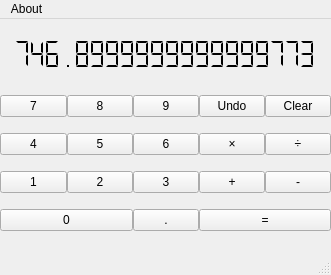
<?xml version="1.0" encoding="UTF-8"?>
<ui version="4.0">
 <class>MainWindow</class>
 <widget class="QMainWindow" name="MainWindow">
  <property name="geometry">
   <rect>
    <x>0</x>
    <y>0</y>
    <width>331</width>
    <height>275</height>
   </rect>
  </property>
  <property name="minimumSize">
   <size>
    <width>331</width>
    <height>275</height>
   </size>
  </property>
  <property name="maximumSize">
   <size>
    <width>541</width>
    <height>275</height>
   </size>
  </property>
  <property name="windowTitle">
   <string>MainWindow</string>
  </property>
  <widget class="QWidget" name="centralwidget">
   <widget class="QWidget" name="gridLayoutWidget">
    <property name="geometry">
     <rect>
      <x>0</x>
      <y>60</y>
      <width>331</width>
      <height>171</height>
     </rect>
    </property>
    <layout class="QGridLayout" name="gridLayout">
     <property name="sizeConstraint">
      <enum>QLayout::SetNoConstraint</enum>
     </property>
     <property name="spacing">
      <number>0</number>
     </property>
     <item row="2" column="0">
      <widget class="QPushButton" name="pushButton_3">
       <property name="focusPolicy">
        <enum>Qt::NoFocus</enum>
       </property>
       <property name="text">
        <string>1</string>
       </property>
      </widget>
     </item>
     <item row="2" column="1">
      <widget class="QPushButton" name="pushButton_4">
       <property name="focusPolicy">
        <enum>Qt::NoFocus</enum>
       </property>
       <property name="text">
        <string>2</string>
       </property>
      </widget>
     </item>
     <item row="0" column="1">
      <widget class="QPushButton" name="pushButton_10">
       <property name="focusPolicy">
        <enum>Qt::NoFocus</enum>
       </property>
       <property name="text">
        <string>8</string>
       </property>
      </widget>
     </item>
     <item row="1" column="0">
      <widget class="QPushButton" name="pushButton_6">
       <property name="focusPolicy">
        <enum>Qt::NoFocus</enum>
       </property>
       <property name="text">
        <string>4</string>
       </property>
      </widget>
     </item>
     <item row="4" column="2">
      <widget class="QPushButton" name="pushButton">
       <property name="focusPolicy">
        <enum>Qt::NoFocus</enum>
       </property>
       <property name="text">
        <string>.</string>
       </property>
       <property name="autoDefault">
        <bool>false</bool>
       </property>
       <property name="default">
        <bool>false</bool>
       </property>
       <property name="flat">
        <bool>false</bool>
       </property>
      </widget>
     </item>
     <item row="2" column="2">
      <widget class="QPushButton" name="pushButton_5">
       <property name="focusPolicy">
        <enum>Qt::NoFocus</enum>
       </property>
       <property name="text">
        <string>3</string>
       </property>
      </widget>
     </item>
     <item row="0" column="0">
      <widget class="QPushButton" name="pushButton_9">
       <property name="focusPolicy">
        <enum>Qt::NoFocus</enum>
       </property>
       <property name="text">
        <string>7</string>
       </property>
      </widget>
     </item>
     <item row="4" column="0" colspan="2">
      <widget class="QPushButton" name="pushButton_2">
       <property name="focusPolicy">
        <enum>Qt::NoFocus</enum>
       </property>
       <property name="text">
        <string>0</string>
       </property>
      </widget>
     </item>
     <item row="1" column="1">
      <widget class="QPushButton" name="pushButton_7">
       <property name="focusPolicy">
        <enum>Qt::NoFocus</enum>
       </property>
       <property name="text">
        <string>5</string>
       </property>
      </widget>
     </item>
     <item row="0" column="2">
      <widget class="QPushButton" name="pushButton_11">
       <property name="focusPolicy">
        <enum>Qt::NoFocus</enum>
       </property>
       <property name="text">
        <string>9</string>
       </property>
      </widget>
     </item>
     <item row="1" column="2">
      <widget class="QPushButton" name="pushButton_8">
       <property name="focusPolicy">
        <enum>Qt::NoFocus</enum>
       </property>
       <property name="text">
        <string>6</string>
       </property>
      </widget>
     </item>
     <item row="4" column="3" colspan="2">
      <widget class="QPushButton" name="pushButton_12">
       <property name="focusPolicy">
        <enum>Qt::NoFocus</enum>
       </property>
       <property name="text">
        <string>=</string>
       </property>
      </widget>
     </item>
     <item row="2" column="3">
      <widget class="QPushButton" name="pushButton_13">
       <property name="focusPolicy">
        <enum>Qt::NoFocus</enum>
       </property>
       <property name="text">
        <string>+</string>
       </property>
      </widget>
     </item>
     <item row="2" column="4">
      <widget class="QPushButton" name="pushButton_14">
       <property name="focusPolicy">
        <enum>Qt::NoFocus</enum>
       </property>
       <property name="text">
        <string>-</string>
       </property>
      </widget>
     </item>
     <item row="1" column="3">
      <widget class="QPushButton" name="pushButton_15">
       <property name="focusPolicy">
        <enum>Qt::NoFocus</enum>
       </property>
       <property name="text">
        <string>×</string>
       </property>
      </widget>
     </item>
     <item row="1" column="4">
      <widget class="QPushButton" name="pushButton_16">
       <property name="focusPolicy">
        <enum>Qt::NoFocus</enum>
       </property>
       <property name="text">
        <string>÷</string>
       </property>
      </widget>
     </item>
     <item row="0" column="3">
      <widget class="QPushButton" name="pushButton_17">
       <property name="focusPolicy">
        <enum>Qt::NoFocus</enum>
       </property>
       <property name="text">
        <string>Undo</string>
       </property>
      </widget>
     </item>
     <item row="0" column="4">
      <widget class="QPushButton" name="pushButton_18">
       <property name="focusPolicy">
        <enum>Qt::NoFocus</enum>
       </property>
       <property name="text">
        <string>Clear</string>
       </property>
      </widget>
     </item>
    </layout>
   </widget>
   <widget class="QLCDNumber" name="lcdNumber">
    <property name="geometry">
     <rect>
      <x>0</x>
      <y>0</y>
      <width>331</width>
      <height>71</height>
     </rect>
    </property>
    <property name="focusPolicy">
     <enum>Qt::StrongFocus</enum>
    </property>
    <property name="lineWidth">
     <number>0</number>
    </property>
    <property name="smallDecimalPoint">
     <bool>false</bool>
    </property>
    <property name="numDigits">
     <number>20</number>
    </property>
    <property name="mode">
     <enum>QLCDNumber::Dec</enum>
    </property>
    <property name="segmentStyle">
     <enum>QLCDNumber::Flat</enum>
    </property>
    <property name="value" stdset="0">
     <double>746.899999999999977</double>
    </property>
   </widget>
  </widget>
  <widget class="QMenuBar" name="menubar">
   <property name="geometry">
    <rect>
     <x>0</x>
     <y>0</y>
     <width>331</width>
     <height>23</height>
    </rect>
   </property>
   <widget class="QMenu" name="menuAbout">
    <property name="title">
     <string>About</string>
    </property>
    <addaction name="actionAbout_F1"/>
   </widget>
   <addaction name="menuAbout"/>
  </widget>
  <widget class="QStatusBar" name="statusbar"/>
  <action name="actionExit">
   <property name="text">
    <string>Exit</string>
   </property>
  </action>
  <action name="actionBasic">
   <property name="text">
    <string>Basic</string>
   </property>
  </action>
  <action name="actionAbout_F1">
   <property name="text">
    <string>About (F1)</string>
   </property>
  </action>
  <action name="actionCalculator_2">
   <property name="text">
    <string>Calculator</string>
   </property>
  </action>
 </widget>
 <resources/>
 <connections/>
</ui>
